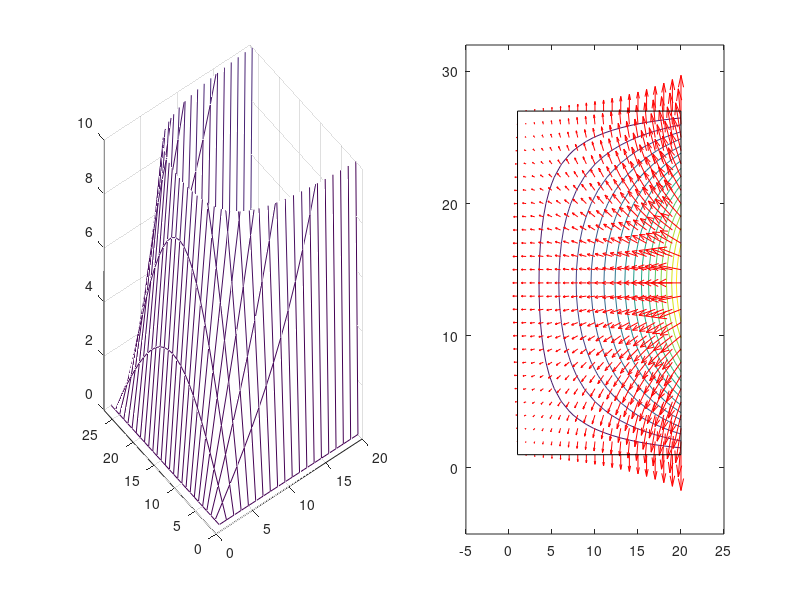

Reproduce this figure in MATLAB.
hy=27;hx=20;phim=160;
v1=ones(hy,hx);

v1(hy,:)=zeros(1,hx);
v1(1 , :)=zeros(1,hx);

for i=1:hy
	v1(i,1)=0;
	v1(i,hx)=0;
end
for i=1:hy
    v1(i,hx)=phim*sin(pi*(i-1)/26);
end

v2=v1;maxt=1;t=0;
k=0;alpha=1+rand;
while(maxt>1e-5)
	k=k+1;
	maxt=0;
	for i=2:hy-1
		for j=2:hx-1
	      		v2(i,j)=v1(i,j)+(v1(i,j+1)+v1(i+1,j)+v2(i-1,j)+v2(i,j-1)-4*v1(i,j))*alpha/4;
			t=abs(v2(i,j)-v1(i,j));
			if(t>maxt) 
                maxt=t;end
		end
	end
	v1=v2;
end



subplot(1,2,1),mesh(v2)
axis([0,hx,0,hy,0,10])
subplot(1,2,2),contour(v2,15)
hold on
x=1:1:hx;
y=1:1:hy;
[xx,yy]=meshgrid(x,y);
[Gx,Gy]=gradient(-v2,5,5);
quiver(xx,yy,Gx,Gy,2,'r')
axis([-5,hx+5,-5,hy+5])
plot([1,1,hx,hx,1],[1,hy,hy,1,1],'k')
startx=1:2.5:51;
starty=ones(size(startx))*51;
hold off
	
